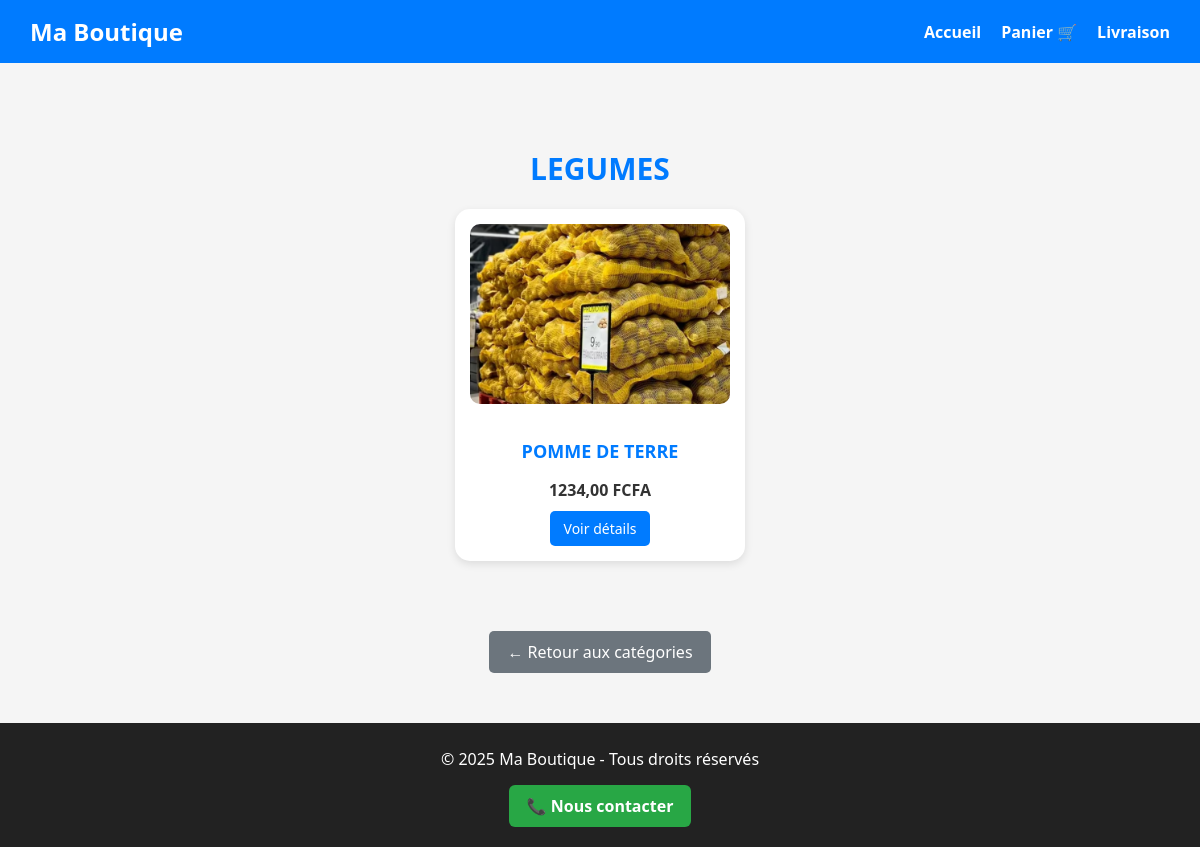
/categorie/LEGUMES/, run on the app's committed database.
### boutique/models.py (models this page shows, shortened)
class Categorie(models.Model):
    nom = models.CharField(max_length=100, unique=True)
    image = models.ImageField(upload_to='categories/', blank=True, null=True)
    class Meta:
        verbose_name = "Catégorie"
        verbose_name_plural = "Catégories"

class Produit(models.Model):
    categorie = models.ForeignKey(Categorie, on_delete=models.CASCADE, related_name="produits")
    nom = models.CharField(max_length=200)
    description = models.TextField(blank=True, default='')
    prix = models.DecimalField(max_digits=10, decimal_places=2)
    image = models.ImageField(upload_to='produits/', blank=True, null=True)
    stock = models.IntegerField(default=0)

### boutique/views.py (the view)
# urls.py: path('categorie/<str:category_name>/', views.category_products, name='category_products'),
def category_products(request, category_name):
    categorie = get_object_or_404(Categorie, nom__iexact=category_name)
    produits = categorie.produits.all()
    return render(request, 'boutique/category_products.html', {
        'category_name': categorie.nom,
        'produits': produits
    })

### boutique/templates/boutique/category_products.html (shortened to what this page needs)
{% extends 'boutique/base.html' %}
{% load static %}
{% block content %}
<h1 class="titre-page">{{ category_name }}</h1>
<div class="produits-container">
    {% for produit in produits %}
        <div class="produit-card">
            {% if produit.image %}
                <img src="{{ produit.image.url }}" alt="{{ produit.nom }}">
            {% else %}
                <img src="https://via.placeholder.com/250x180?text=Pas+d'image" alt="Pas d'image">
            {% endif %}
            <h3>{{ produit.nom }}</h3>
            <p>{{ produit.prix }} FCFA</p>
            <a href="{% url 'boutique:product_detail' produit.id %}">Voir détails</a>
        </div>
    {% empty %}
        <p>Aucun produit disponible dans cette catégorie.</p>
    {% endfor %}
</div>
<div style="text-align:center;">
    <a href="{% url 'boutique:product_list' %}" class="btn-retour">← Retour aux catégories</a>
</div>
{% endblock %}

### boutique/templates/boutique/base.html (style rules this page uses)
body { margin: 0; font-family: "Segoe UI", Arial, sans-serif; background-color: #f5f5f5; color: #333; }
a { text-decoration: none; color: inherit; }

### boutique/templates/boutique/category_products.html (style rules this page uses)
.titre-page { text-align: center; font-size: 30px; margin: 40px 0 20px; color: #007bff; font-weight: bold; }
.produits-container { display: flex; flex-wrap: wrap; justify-content: center; gap: 25px; margin-bottom: 50px; }
.produit-card { background: white; border-radius: 15px; box-shadow: 0 3px 8px rgba(0,0,0,0.1); width: 260px; text-align: center; padding: 15px; transition: transform 0.2s ease, box-shadow 0.2s ease; }
.produit-card img { width: 100%; height: 180px; object-fit: cover; border-radius: 10px; margin-bottom: 12px; }
.produit-card h3 { font-size: 18px; color: #007bff; margin-bottom: 5px; }
.produit-card p { color: #333; font-weight: bold; margin-bottom: 10px; }
.produit-card a { display: inline-block; background-color: #007bff; color: white; padding: 8px 14px; border-radius: 5px; text-decoration: none; font-size: 14px; }
.btn-retour { display: inline-block; margin: 20px auto; background-color: #6c757d; color: white; padding: 10px 18px; border-radius: 5px; text-decoration: none; }

### data on the page
Categorie: nom "LEGUMES"
Produit: image (picture), nom "POMME DE TERRE", prix "1234,00"
